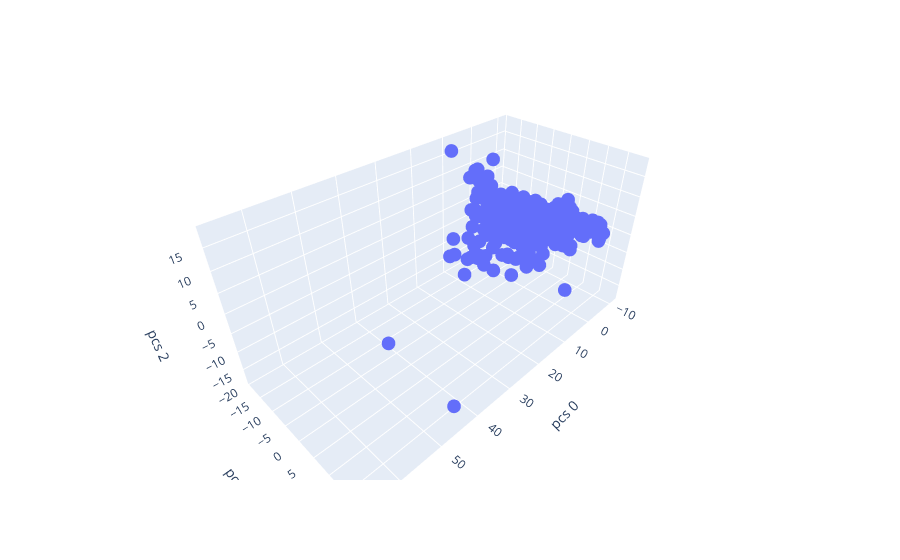

Notebook source saved alongside this figure:
### Code cell
# En version interactive 3d
df = pd.DataFrame(pcs[:, :3], columns=['pcs 0', 'pcs 1', 'pcs 2'])

fig = px.scatter_3d(df, x='pcs 0', y='pcs 1', z='pcs 2')
fig.show()

### Figure 1 — Plotly figure (JSON) as saved in the notebook; plotly's stock layout.template omitted (floating-point values rounded to 4 significant figures; data arrays with more than 128 entries replaced by an {"elided": "..."} marker saying what was removed)
{"data": [{"hovertemplate": "pcs 0=%{x}<br>pcs 1=%{y}<br>pcs 2=%{z}<extra></extra>", "legendgroup": "", "marker": {"color": "#636efa", "symbol": "circle"}, "mode": "markers", "name": "", "scene": "scene", "showlegend": false, "type": "scatter3d", "x": {"elided": "370 float values"}, "y": {"elided": "370 float values"}, "z": {"elided": "370 float values"}}], "layout": {"legend": {"tracegroupgap": 0}, "margin": {"t": 60}, "scene": {"domain": {"x": [0, 1], "y": [0, 1]}, "xaxis": {"title": {"text": "pcs 0"}}, "yaxis": {"title": {"text": "pcs 1"}}, "zaxis": {"title": {"text": "pcs 2"}}}}}
